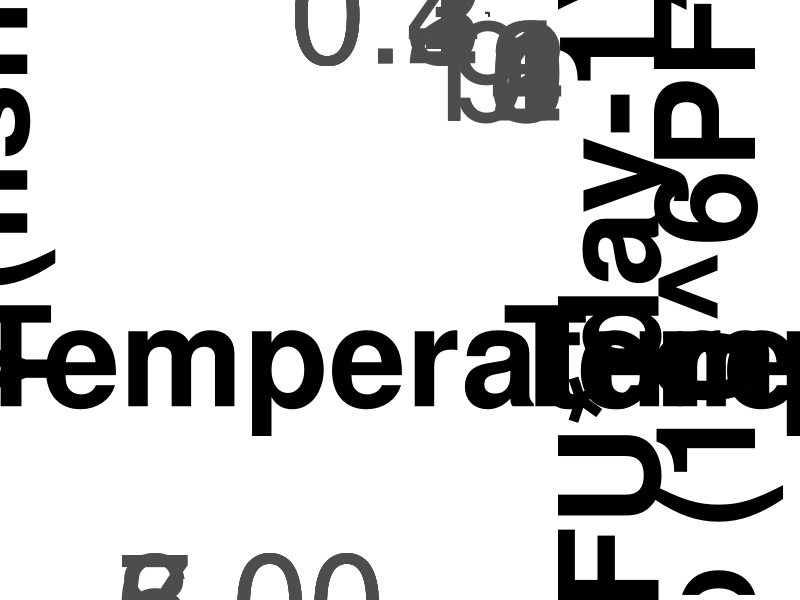

Write the R code that produced this figure.

####Library required ################

library(ggplot2)
library(gridExtra)
library(grid)
library(scales)
library(patchwork)

#############################################################################################################################
######################## Set of the time step and the variation of temperature as function of time ##########################
#############################################################################################################################

endT = 365 #length
deltaT = 1 #time step
time = seq(0,endT,by = deltaT)
temp = 2.95*sin(time*(0.55/30))+11.75 # temp = f(time)

#############################################################################################################################
############################################## Parameters variation #########################################################
#############################################################################################################################

beta <-matrix(0.0184,nrow = length(time))
sigma <- matrix(0.04199*temp-0.34936,nrow = length(time))
alpha <- matrix(-0.024049*temp+0.429996,nrow = length(time))
gamma <- matrix(0.058687*temp-0.453518,nrow = length(time))
tau <- matrix(0.01895*temp-0.04254,nrow = length(time))
delta <- matrix(-0.3959*temp+11.0789,nrow = length(time))
recoinf <- matrix(0.0046, nrow = length(time))
pie <- data.frame(recoinf, temp)
pie$recoinf <- ifelse(pie$temp > 9, 0, pie$recoinf)
pie <- pie$recoshed
recoshed <- matrix(3.5, nrow = length(time))
f <- data.frame(recoshed, temp)
f$recoshed <- ifelse(f$temp > 9, 0, f$recoshed)
phi <- f$recoshed
mu<- matrix(0.0008, ncol= 1, nrow = length(time))
rho<- matrix(0.9, ncol= 1, nrow = length(time))
param <- data.frame(beta, 
                    sigma, 
                    alpha, 
                    gamma,
                    tau,
                    delta,
                    phi,
                    mu,
                    rho)
summary(lm(c(0.5,1,1.5)~c(8.8,11.2,14.7)))

#############################################################################################################################
############################################### Mortality rate ##############################################################
#############################################################################################################################

# Creation of the data frame
sigmaE <- data.frame(sigma, temp) 
###### ggplot setting
sigmaPlot <- ggplot(sigmaE, aes(x = temp))+
  # set the value of alpha for each constant temperature
  # the parameters are calculated from Hershberger et al. 2013 
  geom_line(aes(y = sigma), colour = "brown1", size = 10)+
  geom_point(aes(y = 0.6543,x = 8.8), colour = "black", size =30)+ 
  geom_point(aes(y = 0.9284,x = 11.2), colour = "black", size =30)+ 
  geom_point(aes(y = 0.9223,x = 14.7), colour = "black", size =30)+
  ######## Set name of Y axis
  ylab(label = "
  σ (fish*day-1)
       ")+
  ############ panel style
  theme_classic() +
  theme(panel.border = element_rect(color = "black", fill = NA, linewidth = 6),
        panel.background = element_rect(fill = "white"))+
  theme(axis.line = element_line(linewidth = 2))+
  ######## Set name of X axis
  xlab(label = "
  Temperature (°C)
       ")+
  #scale on high definition
  theme(axis.text=element_text(size=100),
        axis.title=element_text(size=100,face="bold"),
        title =  element_text(size = 100))

# linear regression and fitted Rsquare
summary(lm(c(0.6543,0.9284,0.9223)~c(8.8,11.2,14.7)))

#############################################################################################################################
############################################### Mortality rate ##############################################################
#############################################################################################################################

# Creation of the data frame
alphaE <- data.frame(alpha, temp) 
###### ggplot setting
alphaPlot <- ggplot(alphaE, aes(x = temp))+
  # set the value of alpha for each constant temperature
  # the parameters are calculated from Hershberger et al. 2013 
  geom_line(aes(y = alpha), colour = "brown1", size = 10)+
  geom_point(aes(y = 0.2060,x = 8.8), colour = "black", size =30)+ 
  geom_point(aes(y = 0.1815,x = 11.2), colour = "black", size =30)+ 
  geom_point(aes(y = 0.0680,x = 14.7), colour = "black", size =30)+
  ######## Set name of Y axis
  ylab(label = "
  α (fish*day-1)
       ")+
  ############ panel style
  theme_classic() +
  theme(panel.border = element_rect(color = "black", fill = NA, linewidth = 6),
        panel.background = element_rect(fill = "white"))+
  theme(axis.line = element_line(linewidth = 2))+
  ######## Set name of X axis
  xlab(label = "
  Temperature (°C)
       ")+
  #scale on high definition
  theme(axis.text=element_text(size=100),
        axis.title=element_text(size=100,face="bold"),
        title =  element_text(size = 100))

# linear regression and fitted Rsquare
summary(lm(c(0.2060,0.1815,0.0680)~c(8.8,11.2,14.7)))

#############################################################################################################################
############################################### Recovery rate ###############################################################
#############################################################################################################################

# Creation of the data frame
gammaE <- data.frame(gamma, temp) 
###### ggplot setting
gammaPlot <- ggplot(gammaE, aes(x = temp))+
  # set the value of gamma for each constant temperature
  # the parameters are calculated from Hershberger et al. 2013 
  geom_line(aes(y = gamma), colour = "brown1", size = 10)+
  geom_point(aes(y = 0.0472,x = 8.8), colour = "black", size =30)+ 
  geom_point(aes(y = 0.2303,x = 11.2), colour = "black", size =30)+ 
  geom_point(aes(y = 0.3984,x = 14.7), colour = "black", size =30)+
  ######## Set name of Y axis
  ylab(label = "
  γ (fish*day-1)
       ")+
  ############ panel style
  theme_classic() +
  theme(panel.border = element_rect(color = "black", fill = NA, linewidth =  6),
        panel.background = element_rect(fill = "white"))+                   
  theme(axis.line = element_line(linewidth = 2))+
  ######## Set name of X axis
  xlab(label = "
  Temperature (°C)
       ")+
  #scale on high definition
  theme(axis.text=element_text(size=100),
        axis.title=element_text(size=100,face="bold"),
        title =  element_text(size = 100))
# linear regression and fitted Rsquare
summary(lm(c(0.0472,0.2303,0.3984)~c(8.8,11.2,14.7)))

#############################################################################################################################
############################################### Infected shedding rate ######################################################
#############################################################################################################################

# Creation of the data frame
cE <- data.frame(delta, temp)
###### ggplot setting
cPlot <- ggplot(cE, aes(x = temp))+
  # set the value of teta for each constant temperature
  # the parameters are calculated from Hershberger et al. 2013
  geom_line(aes(y = delta), colour = "brown1", size = 10)+
  geom_point(aes(y = 7.8,x = 8.8), colour = "black", size =30)+
  geom_point(aes(y = 6.3,x = 11.2), colour = "black", size =30)+ 
  geom_point(aes(y = 5.4,x = 14.7), colour = "black", size =30)+
  ######## Set name of Y axis
  ylab(label = "
  δ (10^6PFU/fish/day)
       ")+
  ############ panel style
  theme_classic() +
  scale_y_continuous(labels = label_number(accuracy = 0.01),
                     limits = c(5,8))+
  theme(panel.border = element_rect(color = "black", fill = NA, linewidth = 6),
        panel.background = element_rect(fill = "white"))+
  theme(axis.line = element_line(linewidth = 2))+
  ######## Set name of X axis
  xlab(label = "
       Temperature (°C)
       ")+
  #scale on high definition
  theme(axis.text=element_text(size=100),
        axis.title=element_text(size=100,face="bold"),
        title =  element_text(size = 100))
# linear regression and fitted Rsquare
summary(lm(c(7.8,6.3,5.4)~c(8.8,11.2,14.7)))

#############################################################################################################################
############################################### Inactivation rate ###########################################################
#############################################################################################################################

# Creation of the data frame
rE <- data.frame(tau, temp)
###### ggplot setting
rPlot <- ggplot(rE, aes(x = temp))+
  # set the value of tau for each constant temperature
  # the parameters are calculated from Hawley and Garver 2008
  geom_line(aes(y = tau), colour = "brown1", size = 10)+
  geom_point(aes(y = 0.13,x = 8.8), colour = "black", size =30)+
  geom_point(aes(y = 0.16,x = 11.2), colour = "black", size =30)+
  geom_point(aes(y = 0.24,x = 14.7), colour = "black", size =30)+
  ######## Set name of Y axis
  ylab(label = "
  τ (10^6PFU*day-1)
       ")+
  ############ panel style
  theme_classic() +
  theme(panel.border = element_rect(color = "black", fill = NA, linewidth = 6),
        panel.background = element_rect(fill = "white"))+
  theme(axis.line = element_line(linewidth = 2))+
  ######## Set name of X axis
  xlab(label = "
  Temperature (°C)
       ")+
  #scale on high definition
  theme(axis.text=element_text(size=100),
        axis.title=element_text(size=100,face="bold"), 
        title =  element_text(size = 100))
# linear regression and fitted Rsquare
summary(lm(c(0.13,0.16,0.24)~c(8.8,11.2,14.7)))

#############################################################################################################################
############################################### Carrier shedding rate #######################################################
#############################################################################################################################

# Creation of the data frame
fE <- data.frame(phi,temp)
###### ggplot setting
fPlot <- ggplot(fE, aes(x = temp))+
  # set the value of phi for each constant temperature
  # the parameters are calculated from Hershberger et al. 2021
  geom_line(aes(y = phi), colour = "brown1", size = 10)+
  geom_point(aes(y = 1.5,x = 8.8), colour = "black", size =30)+
  geom_point(aes(y = 0,x = 11.2), colour = "black", size =30)+  
  geom_point(aes(y = 0,x = 14.7), colour = "black", size =30)+
  ######## Set name of Y axis
  ylab(label = "
  φ (10^6PFU/fish/day)
       ")+
  ############ panel style
  theme_classic() +
  theme(panel.border = element_rect(color = "black", fill = NA, linewidth = 6),
        panel.background = element_rect(fill = "white"))+
  theme(axis.line = element_line(linewidth = 2))+
  ######## Set name of X axis
  xlab(label = "
  Temperature (°C)
       ")+
  #scale on high definition
  theme(axis.text=element_text(size=100),
        axis.title=element_text(size=100,face="bold"),
        title =  element_text(size = 100))


#############################################################################################################################
############################################### creation of the plots #######################################################
#############################################################################################################################

png(filename = "Param.png", height = 4500, width = 6400, res = 100 )# name and resolution of the file
# making a grid with the multiple plots
(sigmaPlot|alphaPlot)/
             (gammaPlot|fPlot)/
             (cPlot|rPlot) 
dev.off() #send the plot on the chosen working directory

#beta
0.0551
#sigma
summary(lm(c(0.6543,0.9284,0.9223)~c(8.8,11.2,14.7)))
#gamma
summary(lm(c(0.0472,0.2303,0.3984)~c(8.8,11.2,14.7)))
#alpha
summary(lm(c(0.2060,0.1815,0.0680)~c(8.8,11.2,14.7)))
